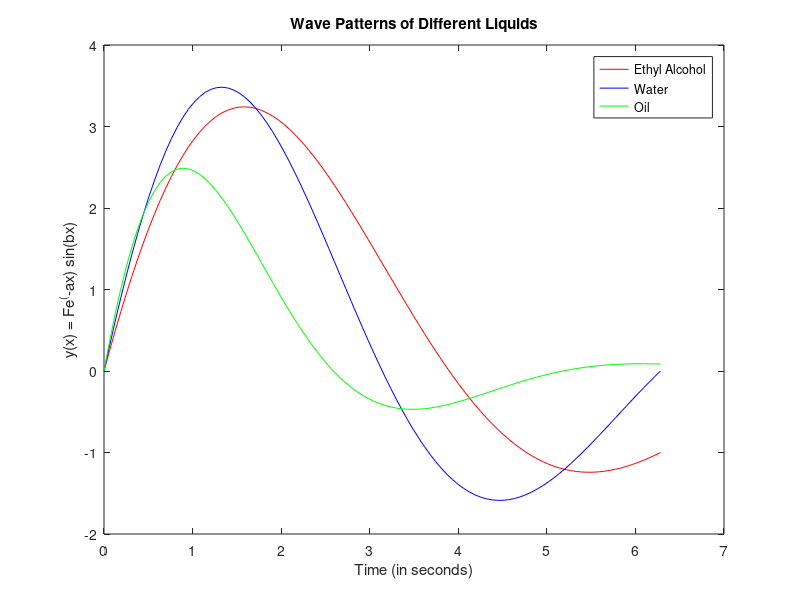

MATLAB code to generate this figure:
% This script plots the wave pattern for three different fluids at differing
% values of F

clear
F = input('Please enter a value for F: ')
aEthyl = 0.246;
aWater = 0.250;
aOil   = 0.643;
bEthyl = 0.806;
bWater = 1.000;
bOil   = 1.213;
x = linspace(0,2*pi,100);
yEthyl = F*exp(-aEthyl*x).*sin(bEthyl*x);
yWater = F*exp(-aWater*x).*sin(bWater*x);
yOil = F*exp(-aOil*x).*sin(bOil*x);
plot(x,yEthyl,'r')
hold on
plot(x,yWater,'b')
hold on
plot(x,yOil,'g')
xlabel('Time (in seconds)')
ylabel('y(x) = Fe^(-ax) sin(bx)')
title('Wave Patterns of Different Liquids')
legend('Ethyl Alcohol','Water','Oil')